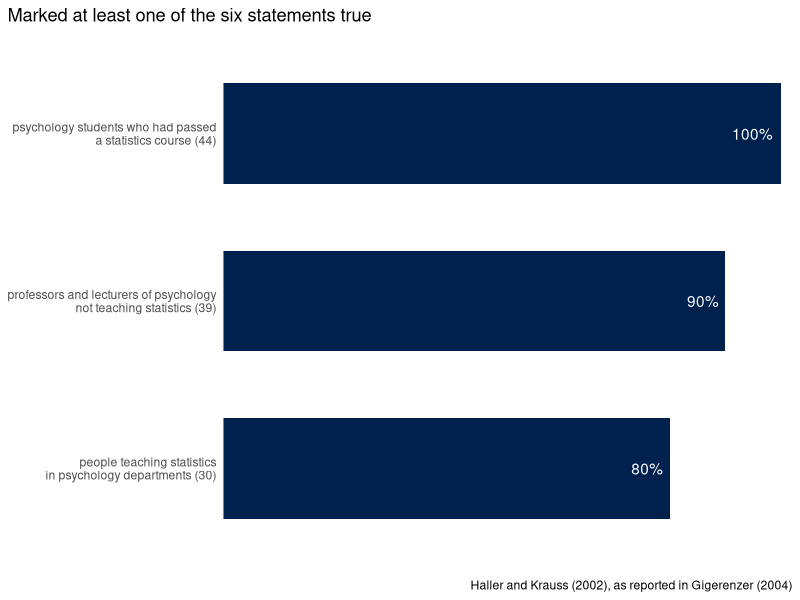
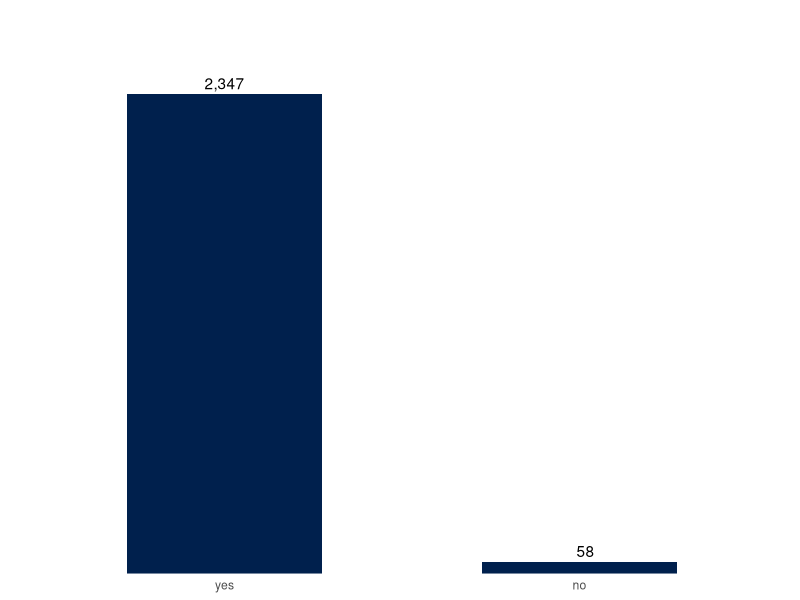
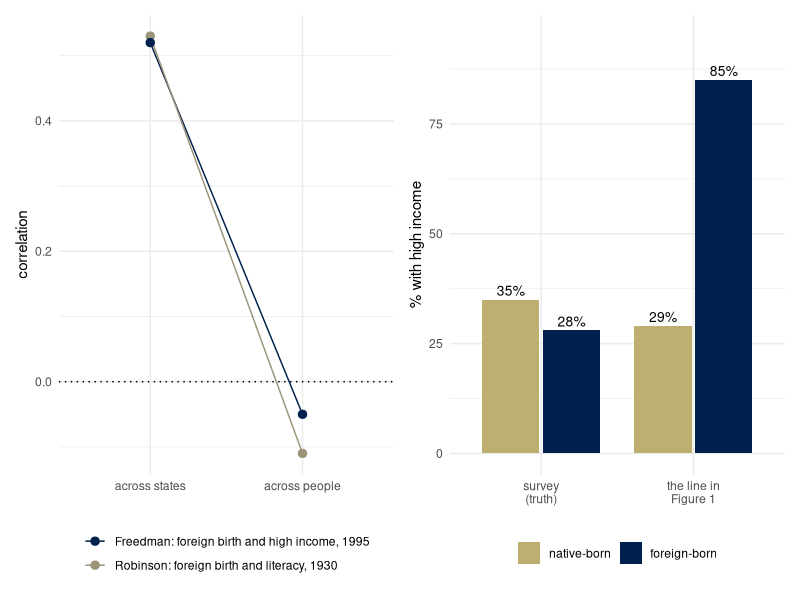
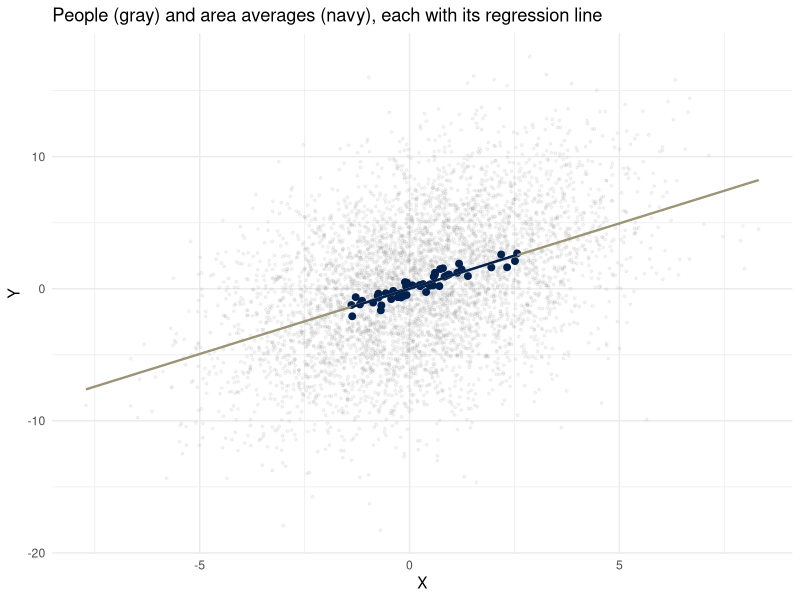
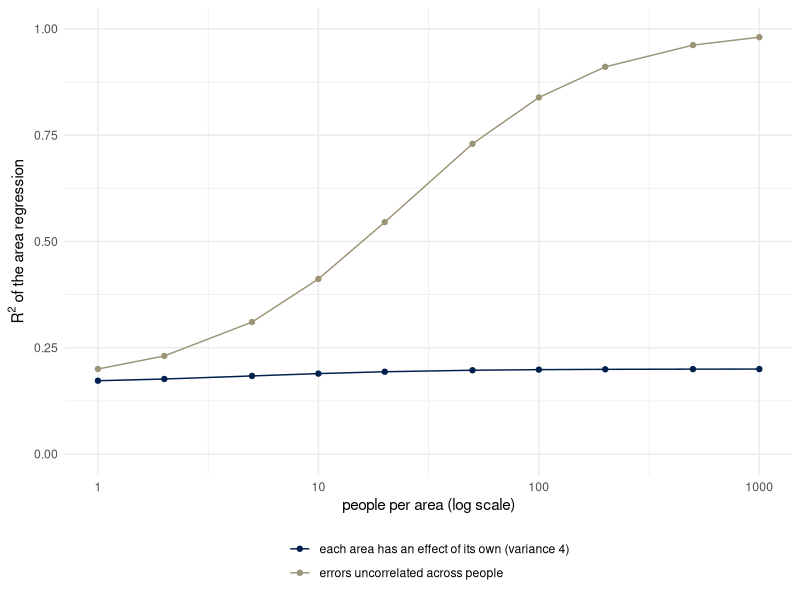
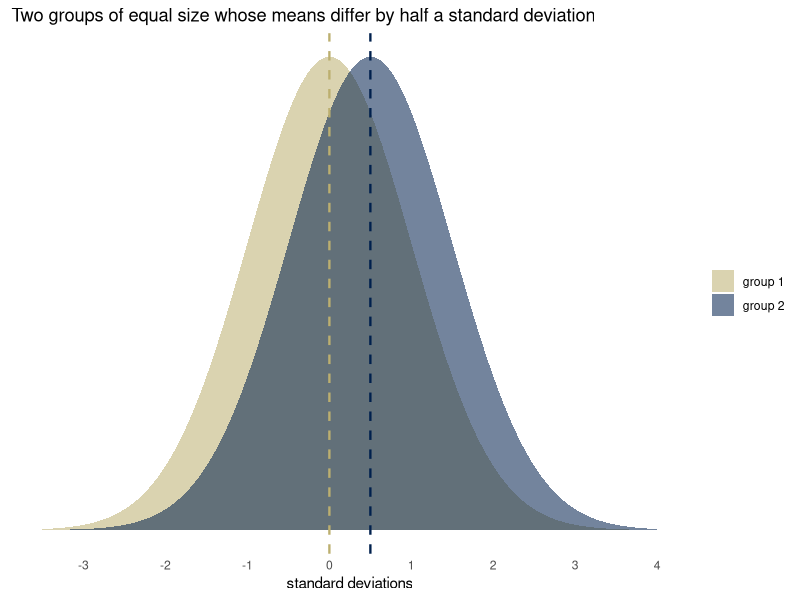
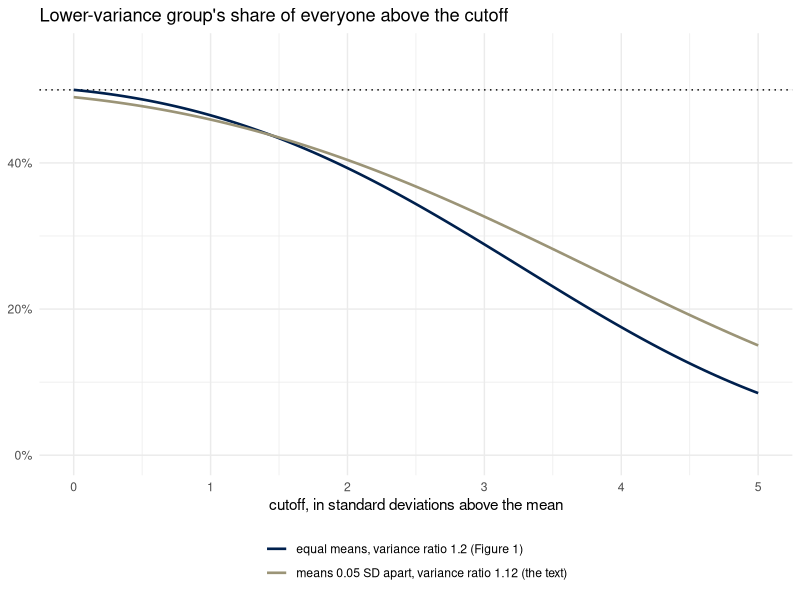
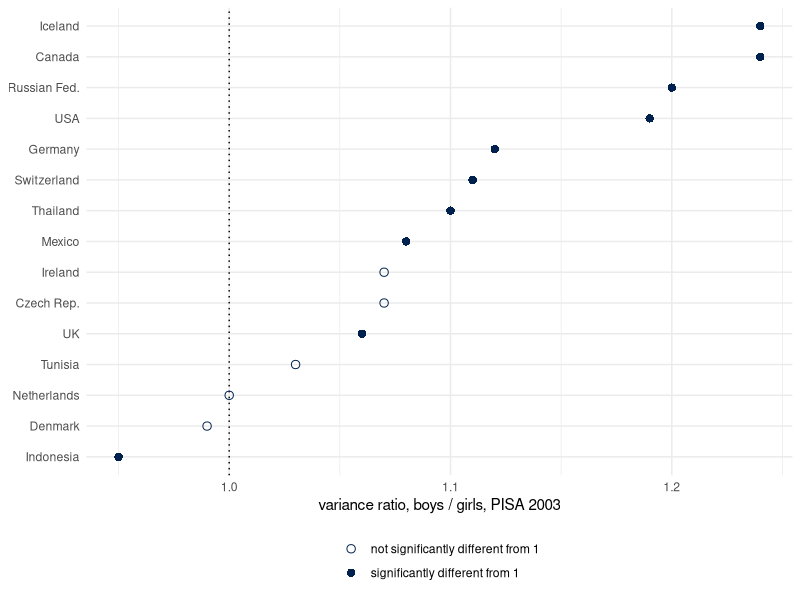

R code for these plots, in order:
## ---- chunk 1
library(ggplot2)
library(dplyr)
library(patchwork)
theme_set(theme_minimal())
set.seed(313)
# cividis: viridisLite::cividis(9)[c(1, 3, 5, 6, 7, 9)]
navy <- "#00204D"; slate <- "#414D6B"; cgray <- "#7C7B78"; khaki <- "#9B9477"; gold <- "#BCAF6F"; yellow <- "#FFEA46"
dgold <- "#6E5F00"                 # the theme's dark gold, for text and thin lines on white
two <- c(navy, gold)               # the two groups, wherever there are two
## ---- chunk 2
hk <- data.frame(
  who = factor(c("psychology students who had passed\na statistics course (44)",
                 "professors and lecturers of psychology\nnot teaching statistics (39)",
                 "people teaching statistics\nin psychology departments (30)"),
               levels = rev(c("psychology students who had passed\na statistics course (44)",
                              "professors and lecturers of psychology\nnot teaching statistics (39)",
                              "people teaching statistics\nin psychology departments (30)"))),
  pct = c(100, 90, 80))
ggplot(hk, aes(pct, who)) +
  geom_col(width = 0.6, fill = two[1]) +
  geom_text(aes(label = paste0(pct, "%")), hjust = 1.2, color = "white") +
  scale_x_continuous(limits = c(0, 100), expand = expansion(mult = c(0, 0.02))) +
  labs(x = NULL, y = NULL, title = "Marked at least one of the six statements true",
       caption = "Haller and Krauss (2002), as reported in Gigerenzer (2004)") +
  theme(plot.title.position = "plot", axis.text.x = element_blank(), panel.grid = element_blank())
## ---- chunk 3
ggplot(data.frame(answer = factor(c("yes", "no"), levels = c("yes", "no")), n = c(2347, 58)),
       aes(answer, n)) +
  geom_col(width = 0.55, fill = navy) +
  geom_text(aes(label = format(n, big.mark = ",")), vjust = -0.4) +
  scale_y_continuous(expand = expansion(mult = c(0, 0.18))) +
  labs(x = NULL, y = NULL) +
  theme(axis.text.y = element_blank(), panel.grid = element_blank())
## ---- chunk 4
cors <- data.frame(
  example = rep(c("Robinson: foreign birth and literacy, 1930", "Freedman: foreign birth and high income, 1995"), each = 2),
  level = factor(rep(c("across states", "across people"), 2), levels = c("across states", "across people")),
  r = c(0.53, -0.11, 0.52, -0.05))
h1 <- ggplot(cors, aes(level, r, group = example, color = example)) +
  geom_hline(yintercept = 0, linetype = "dotted") +
  geom_line() + geom_point(size = 2.5) +
  scale_color_manual(values = c(navy, khaki), name = NULL) +
  labs(x = NULL, y = "correlation") +
  theme(legend.position = "bottom", legend.direction = "vertical")
tab2 <- data.frame(
  method = factor(rep(c("survey\n(truth)", "neighborhood\nmodel", "ecological\nregression", "random\ncoefficients"), each = 2),
                  levels = c("survey\n(truth)", "neighborhood\nmodel", "ecological\nregression", "random\ncoefficients")),
  group = factor(rep(c("native-born", "foreign-born"), 4), levels = c("native-born", "foreign-born")),
  pct = c(35, 28, 34, 36, 29, 85, 30, 72))
h2 <- ggplot(filter(tab2, method %in% c("survey\n(truth)", "ecological\nregression")), aes(method, pct, fill = group)) +
  geom_col(position = position_dodge(0.8), width = 0.75) +
  geom_text(aes(label = paste0(pct, "%")), position = position_dodge(0.8), vjust = -0.4, size = 3.5) +
  scale_fill_manual(values = rev(two), name = NULL) +
  coord_cartesian(ylim = c(0, 95)) +
  scale_x_discrete(labels = c("survey\n(truth)", "the line in\nFigure 1")) +
  labs(x = NULL, y = "% with high income") +
  theme(legend.position = "bottom")
h1 + h2
## ---- chunk 5
set.seed(7)
J <- 50      # areas
n <- 100     # people per area
beta <- 1
area_mean_x <- rnorm(J, 0, 1)                    # areas differ in X
people <- data.frame(area = rep(1:J, each = n)) |>
  mutate(X = area_mean_x[area] + rnorm(J * n, 0, 2),   # people differ more
         Y = beta * X + rnorm(J * n, 0, sqrt(20)))
areas <- people |>
  group_by(area) |>
  summarize(X = mean(X), Y = mean(Y))
## ---- chunk 6
ggplot(people, aes(X, Y)) +
  geom_point(alpha = 0.08, size = 0.7, color = cgray) +
  geom_point(data = areas, color = navy, size = 2) +
  geom_smooth(method = "lm", se = FALSE, color = khaki, linewidth = 0.8) +
  geom_smooth(data = areas, method = "lm", se = FALSE, color = navy, linewidth = 0.8) +
  labs(title = "People (gray) and area averages (navy), each with its regression line")
## ---- chunk 7
summary(lm(Y ~ X, people))$r.squared
summary(lm(Y ~ X, areas))$r.squared
coef(lm(Y ~ X, people))[2]
coef(lm(Y ~ X, areas))[2]
## ---- chunk 8
ns <- c(1, 2, 5, 10, 20, 50, 100, 200, 500, 1000)
rbind(
  data.frame(n = ns, R2 = (ns + 4) / (ns + 24), case = "errors uncorrelated across people"),
  data.frame(n = ns, R2 = (ns + 4) / (5 * ns + 24), case = "each area has an effect of its own (variance 4)")) |>
  ggplot(aes(n, R2, color = case)) + geom_line() + geom_point() +
  scale_x_log10() +
  scale_color_manual(values = c(navy, khaki), name = NULL) +
  coord_cartesian(ylim = c(0, 1)) +
  labs(x = "people per area (log scale)", y = expression(R^2 ~ "of the area regression")) +
  theme(legend.position = "bottom", legend.direction = "vertical")
## ---- chunk 9
people_u <- people |>
  mutate(Y = Y + rep(rnorm(J, 0, 2), each = n))    # add an area effect
areas_u <- people_u |> group_by(area) |> summarize(X = mean(X), Y = mean(Y))
summary(lm(Y ~ X, people_u))$r.squared
summary(lm(Y ~ X, areas_u))$r.squared
## ---- chunk 10
xs <- seq(-3.5, 4, by = 0.01)
sd_df <- rbind(data.frame(x = xs, density = dnorm(xs, 0, 1), group = "group 1"),
               data.frame(x = xs, density = dnorm(xs, 0.5, 1), group = "group 2"))
ggplot(sd_df, aes(x, density, fill = group)) +
  geom_area(position = "identity", alpha = 0.55, color = NA) +
  geom_vline(xintercept = c(0, 0.5), linetype = "dashed", color = c(gold, navy), linewidth = 0.8) +
  scale_fill_manual(values = c(gold, navy), name = NULL) +
  scale_x_continuous(breaks = -3:4) +
  labs(x = "standard deviations", y = NULL,
       title = "Two groups of equal size whose means differ by half a standard deviation") +
  theme(axis.text.y = element_blank(), panel.grid = element_blank())
## ---- chunk 11
share_low <- function(c, vr, d) {
  sf <- sqrt(2 / (1 + vr)); sm <- sqrt(2 * vr / (1 + vr))
  pm <- pnorm(c, d / 2, sm, lower.tail = FALSE); pf <- pnorm(c, -d / 2, sf, lower.tail = FALSE)
  pf / (pm + pf)
}
cs <- seq(0, 5, by = 0.02)
curves <- rbind(
  data.frame(c = cs, share = share_low(cs, 1.2, 0), case = "equal means, variance ratio 1.2 (Figure 1)"),
  data.frame(c = cs, share = share_low(cs, 1.12, 0.05), case = "means 0.05 SD apart, variance ratio 1.12 (the text)"))
ggplot(curves, aes(c, share, color = case)) +
  geom_hline(yintercept = 0.5, linetype = "dotted") +
  geom_line(linewidth = 0.9) +
  scale_color_manual(values = c(navy, khaki), name = NULL) +
  scale_y_continuous(labels = scales::percent, limits = c(0, 0.55)) +
  labs(x = "cutoff, in standard deviations above the mean", y = NULL,
       title = "Lower-variance group's share of everyone above the cutoff") +
  theme(legend.position = "bottom", legend.direction = "vertical")
## ---- chunk 12
pisa <- data.frame(
  country = c("Canada", "Czech Rep.", "Denmark", "Germany", "Iceland", "Indonesia",
              "Ireland", "Mexico", "Netherlands", "Thailand", "Tunisia", "Russian Fed.",
              "Switzerland", "UK", "USA"),
  vr = c(1.24, 1.07, 0.99, 1.12, 1.24, 0.95, 1.07, 1.08, 1.00, 1.10, 1.03, 1.20, 1.11, 1.06, 1.19),
  sig = c(TRUE, FALSE, FALSE, TRUE, TRUE, TRUE, FALSE, TRUE, FALSE, TRUE, FALSE, TRUE, TRUE, TRUE, TRUE))
ggplot(pisa, aes(vr, reorder(country, vr), shape = sig)) +
  geom_vline(xintercept = 1, linetype = "dotted") +
  geom_point(size = 2.5, color = navy) +
  scale_shape_manual(values = c(1, 16), labels = c("not significantly different from 1", "significantly different from 1"), name = NULL) +
  labs(x = "variance ratio, boys / girls, PISA 2003", y = NULL) +
  theme(legend.position = "bottom", legend.direction = "vertical")
## ---- chunk 13
oth <- data.frame(
  panel = rep(c("Minnesota state test:\nboys per girl above the 99th percentile",
                "Talent search: boys per girl with\nSAT-M of 700 or more before age 13"), each = 2),
  who = factor(c("white\nstudents", "Asian-American\nstudents", "1980 to 1982", "2005"),
               levels = c("white\nstudents", "Asian-American\nstudents", "1980 to 1982", "2005")),
  ratio = c(2.06, 0.91, 13, 2.8))
ggplot(oth, aes(who, ratio)) +
  geom_col(width = 0.6, fill = navy) +
  geom_hline(yintercept = 1, linetype = "dotted") +
  geom_text(aes(label = ratio), vjust = -0.4, size = 3.5) +
  facet_wrap(~panel, scales = "free") +
  scale_y_continuous(expand = expansion(mult = c(0, 0.15))) +
  labs(x = NULL, y = NULL, caption = "Numbers as reported by Hyde and Mertz (2009). Dotted line: one boy per girl.")
## ---- chunk 14
xs <- seq(-3, 5, by = 0.01)
do.call(rbind, lapply(c(1, 10, 100, 1000), function(n)
  data.frame(n = n, x = xs, density = n * pnorm(xs)^(n - 1) * dnorm(xs)))) |>
  ggplot(aes(x, density, color = factor(n))) + geom_line() +
  scale_color_viridis_d(option = "cividis", end = 0.9, name = "n") +
  labs(x = "largest of n standard normals", y = NULL)
## ---- chunk 15
Emax <- function(n) integrate(function(x) x * n * pnorm(x)^(n - 1) * dnorm(x), -10, 12, rel.tol = 1e-9)$value
ns_max <- 10^seq(1, 5, by = 0.25)
em <- sapply(ns_max, Emax)
rbind(data.frame(n = ns_max, m = em, spread = "standard deviation 1"),
      data.frame(n = ns_max, m = 1.1 * em, spread = "standard deviation 1.1")) |>
  ggplot(aes(n, m, color = spread)) + geom_line() +
  scale_x_log10(breaks = 10^(1:5), labels = scales::comma) +
  scale_color_manual(values = c(navy, khaki), name = NULL) +
  labs(x = "n (log scale)", y = NULL, title = "Expected largest of n normal draws, mean 0") +
  theme(legend.position = "bottom")
## ---- chunk 16
set.seed(4)
small_group <- rnorm(100)        # 100 posts, all from the same distribution
large_group <- rnorm(10000)      # 10,000 posts, same distribution
c(shown_from_small = max(small_group), shown_from_large = max(large_group))
mean(replicate(2000, max(rnorm(100))))     # compare with the table
## ---- chunk 17
feed <- rbind(data.frame(group = "100 items", x = small_group),
              data.frame(group = "10,000 items", x = large_group))
tops <- feed |> group_by(group) |> slice_max(x, n = 1)
ggplot(feed, aes(x, group)) +
  geom_jitter(height = 0.28, width = 0, alpha = 0.18, size = 0.5, color = slate) +
  geom_point(data = tops, shape = 21, fill = yellow, color = navy, size = 3.5, stroke = 1.2) +
  geom_text(data = tops, aes(label = sprintf("%.1f", x)), vjust = -1.4, color = navy) +
  labs(x = "extremity, in standard deviations from the typical item", y = NULL,
       title = "The same day's items. Circled: the item the feed shows.")
## ---- chunk 18
t1 <- data.frame(sex = rep(c("boys (44)", "girls (58)"), each = 3),
                 pref = factor(rep(c("face", "mobile", "no preference"), 2),
                               levels = c("face", "mobile", "no preference")),
                 k = c(11, 19, 14, 21, 10, 27), N = rep(c(44, 58), each = 3))
g1 <- ggplot(t1, aes(pref, k / N, fill = sex)) +
  geom_col(position = position_dodge(0.8), width = 0.75) +
  geom_text(aes(label = k), position = position_dodge(0.8), vjust = -0.4, size = 3.5) +
  scale_fill_manual(values = two, name = NULL) +
  scale_y_continuous(labels = scales::percent, limits = c(0, 0.6)) +
  labs(x = NULL, y = NULL, title = "Table 1: babies in each preference category")
t2 <- data.frame(sex = rep(c("boys (44)", "girls (58)"), 2),
                 stim = rep(c("face", "mobile"), each = 2),
                 m = c(45.6, 49.4, 51.9, 40.6), s = c(23.5, 20.8, 23.3, 25.0))
g2 <- ggplot(t2, aes(stim, m, color = sex, group = sex)) +
  geom_line(position = position_dodge(0.25)) +
  geom_pointrange(aes(ymin = m - s, ymax = m + s), position = position_dodge(0.25)) +
  scale_color_manual(values = two, name = NULL) +
  coord_cartesian(ylim = c(0, 100)) +
  labs(x = NULL, y = NULL, title = "Table 2: mean % of time looking, with 1 SD")
(g1 + (g2 + guides(color = "none"))) + plot_layout(guides = "collect") & theme(legend.position = "bottom")
## ---- chunk 19
lt <- data.frame(sex = rep(c("Boys", "Girls"), each = 2), toy = rep(c("Doll", "Truck"), 2),
                 m = c(3.45, 3.62, 4.13, 2.47), s = c(2.46, 1.92, 2.07, 1.63),
                 n = rep(c(17, 13), each = 2))
ggplot(lt, aes(sex, m, fill = toy)) +
  geom_col(position = position_dodge(0.8), width = 0.7, color = "grey20") +
  geom_errorbar(aes(ymin = m, ymax = m + s / sqrt(n)), position = position_dodge(0.8), width = 0.2) +
  scale_fill_manual(values = c("grey75", "white"), name = NULL) +
  labs(x = NULL, y = "seconds", title = "Total looking time (mean, SEM)") +
  theme(legend.position = "bottom")
## ---- chunk 20
set.seed(3)
J3 <- 3; n3 <- 300
xbar <- c(-2, 0, 2)                          # poor, middle, rich state
state <- rep(c("poor state", "middle state", "rich state"), each = n3)
flip <- data.frame(state = factor(state, levels = c("poor state", "middle state", "rich state"))) |>
  mutate(income = rep(xbar, each = n3) + rnorm(J3 * n3, 0, 4),
         lean = -0.6 * rep(xbar, each = n3) + 0.4 * (income - rep(xbar, each = n3)) + rnorm(J3 * n3, 0, 1.5))
ggplot(flip, aes(income, lean, color = state)) +
  geom_point(alpha = 0.25, size = 0.8) +
  geom_smooth(method = "lm", se = FALSE, linewidth = 0.9) +
  geom_smooth(aes(group = 1), method = "lm", se = FALSE, color = "black", linetype = "dashed", linewidth = 0.6) +
  scale_color_viridis_d(option = "cividis", end = 0.85) +
  labs(x = "individual income", y = "lean toward the right", color = NULL,
       title = "Simulated: three states, and the regression on everyone (dashed)")
## ---- chunk 21
set.seed(5)
Jc <- 50
x <- sort(rbeta(Jc, 1, 12))
p <- 0.28; q0 <- 0.29; gam <- 0.7
q <- q0 + gam * x + rnorm(Jc, 0, 0.04)
y <- p * x + q * (1 - x)
fit <- lm(y ~ x)
a_hat <- unname(coef(fit)[1]); ab_hat <- unname(sum(coef(fit)))
q_all <- sum((1 - x) * q) / sum(1 - x)
ggplot(data.frame(x, y), aes(x, y)) +
  geom_abline(intercept = a_hat, slope = coef(fit)[2], linewidth = 0.6) +
  annotate("segment", x = 0, xend = 1, y = p, yend = p, color = two[1]) +
  annotate("segment", x = 0, xend = max(x), y = q0, yend = q0 + gam * max(x),
           color = dgold, linetype = "dashed") +
  geom_point(size = 1.2) +
  annotate("point", x = 1, y = ab_hat, size = 2.5) +
  annotate("point", x = 1, y = p, size = 2.5, color = two[1]) +
  annotate("text", x = 0.97, y = ab_hat + 0.07, hjust = 1, label = sprintf("the line at x = 1: %.2f", ab_hat)) +
  annotate("text", x = 0.97, y = p - 0.07, hjust = 1, color = two[1], label = "the group's rate, the same in every area: 0.28") +
  annotate("text", x = 0.03, y = 0.72, hjust = 0, color = dgold,
           label = "everyone else's rate (dashed)\nclimbs with the group's share") +
  coord_cartesian(xlim = c(0, 1), ylim = c(0, 1)) +
  labs(x = "group's share of the area", y = "share with the outcome",
       title = "Simulated: 50 areas and their regression line")
## ---- chunk 22
ggplot(tab2, aes(method, pct, fill = group)) +
  geom_col(position = position_dodge(0.8), width = 0.75) +
  geom_text(aes(label = paste0(pct, "%")), position = position_dodge(0.8), vjust = -0.4, size = 3.5) +
  scale_fill_manual(values = rev(two), name = NULL) +
  coord_cartesian(ylim = c(0, 95)) +
  labs(x = NULL, y = "% with high income") +
  theme(legend.position = "bottom")
## ---- chunk 23
pp <- seq(0, 1, by = 0.01)
ggplot(data.frame(p = pp, q = (0.344 - 0.079 * pp) / 0.921), aes(p, q)) +
  annotate("rect", xmin = 0, xmax = 1, ymin = 0.288, ymax = 0.374, fill = two[2], alpha = 0.25) +
  geom_line(linewidth = 1) +
  coord_equal(xlim = c(0, 1), ylim = c(0, 1), expand = FALSE) +
  labs(x = "p: rate among the foreign-born", y = "q: rate among the native-born",
       title = "Washington: every (p, q) the margins allow")
